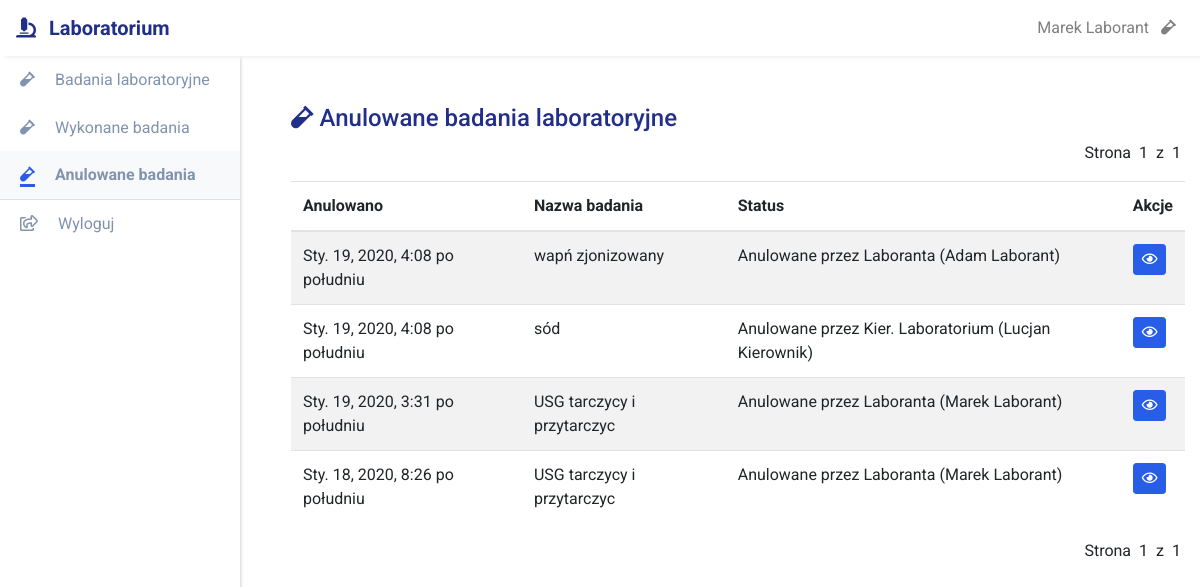
The app's page /laboratorium/laborant/anulowane-badania (signed in), older data.
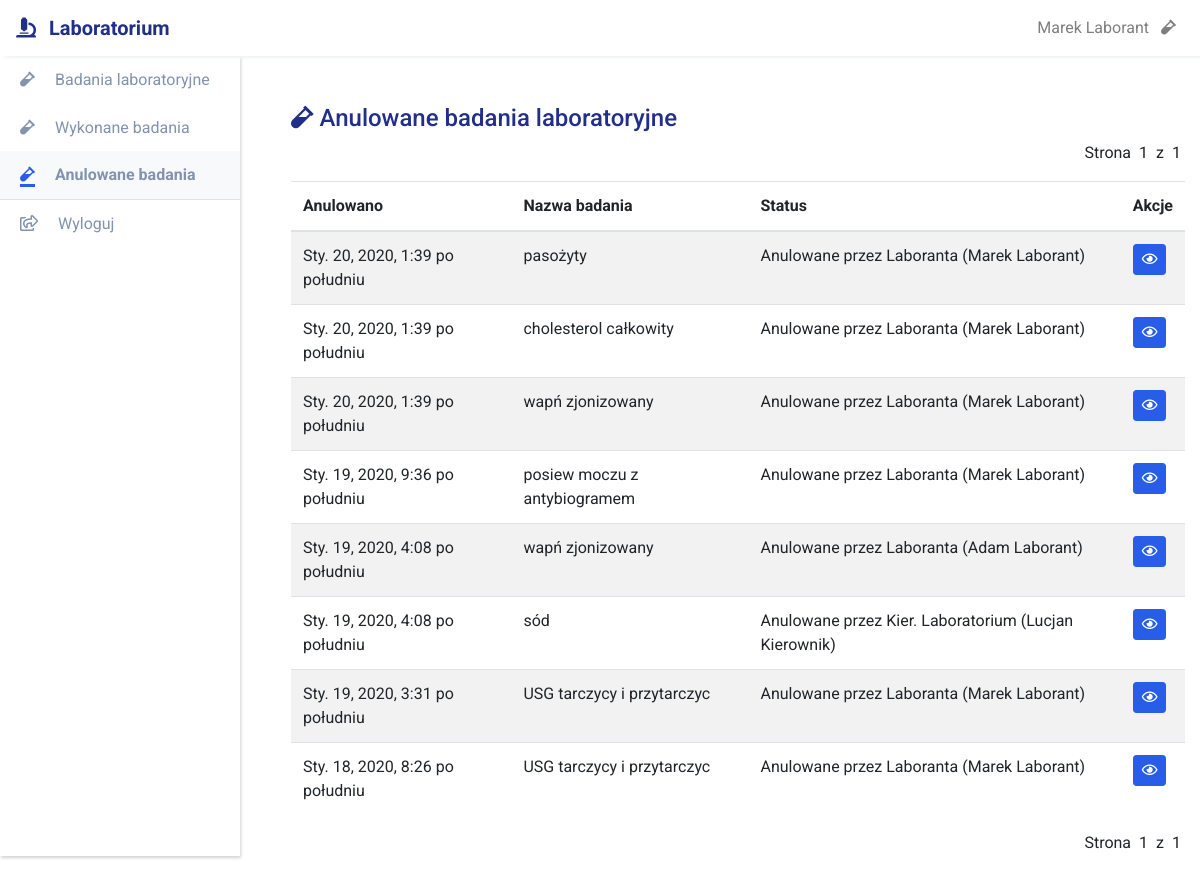
The same page, newer data.
### laboratorium_app/models.py (models this page shows)
class BadanieLaboratoryjne(models.Model):
    STATUS = (
        ("ZLE", "Zlecone"),
        ("WYK", "Wykonane"),
        ("ANUL_LAB", "Anulowane przez Laboranta"),
        ("ZATW", "Zatwierdzone"),
        ("ANUL_KLAB", "Anulowane przez Kier. Laboratorium"),
    )
    status = models.CharField(
        null=False, choices=STATUS, max_length=9, default="ZLE"
    )
    uwagi_lekarza = models.TextField(null=True, blank=True)
    dt_zlecenia = models.DateTimeField(auto_now_add=True)
    wynik = models.TextField(blank=True)
    dt_wyk_anul_lab = models.DateTimeField(null=True)
    dt_zatw_anul_klab = models.DateTimeField(null=True)
    uwagi_kierownika = models.TextField(null=True, blank=True)
    slownik = models.ForeignKey(SlownikBadan, on_delete=models.PROTECT)
    wizyta = models.ForeignKey(Wizyta, on_delete=models.PROTECT)
    laborant = models.ForeignKey(
        Laborant, null=True, blank=True, on_delete=models.PROTECT
    )
    kier_lab = models.ForeignKey(
        KierownikLabarotorium, null=True, blank=True, on_delete=models.PROTECT
    )
    badania = BadanieLaboratoryjneManager()
    class Meta:
        verbose_name_plural = "Badania Laboratoryjne"

class Laborant(CommonProfileModel):
    user = models.OneToOneField(User, on_delete=models.PROTECT)
    role = models.CharField(max_length=16, default="LABORANT", editable=False)
    class Meta:
        verbose_name_plural = "Laboranci"

class KierownikLabarotorium(CommonProfileModel):
    user = models.OneToOneField(User, on_delete=models.PROTECT)
    role = models.CharField(max_length=16, default="KIERLAB", editable=False)
    class Meta:
        verbose_name_plural = "Kierownicy Laboratorium"

### common/models.py (models this page shows, shortened)
class SlownikBadan(models.Model):
    TYP_BAD = (
        ('L', 'Laboratoryjne'),
        ('F', 'Fizykalne'),
    )
    key = models.CharField(max_length=32, primary_key=True)
    typ = models.CharField(max_length=1, choices=TYP_BAD)
    nazwa = models.CharField(max_length=128)
    class Meta:
        verbose_name_plural = "Słownik Badań"

### laboratorium_app/views.py (the view)
@method_decorator(login_required(login_url='/login'), name='dispatch')
@method_decorator(uprawniania_przegladanie_badan_wymagane, name='dispatch')
class LaborantAnulowaneBadania(ListView):
    template_name = "laboratorium_app/laborant-anul-badania.html"
    paginate_by = 20
    model = BadanieLaboratoryjne
    context_object_name = "anul_badania"
    allow_empty = True
    def get_queryset(self):
        return self.model.badania.filter(
            Q(status="ANUL_LAB") | Q(status="ANUL_KLAB")
        ).order_by("-dt_wyk_anul_lab")

### common/models.py (called while the page is built)
    def __str__(self):
        return "%s %s" % (self.imie, self.nazwisko)

### laboratorium_app/models.py (called while the page is built)
    def get_queryset(self):
        return BadanieLaboratoryjneQuerySet(self.model, using=self._db)

### przychodnia_wizyta/models.py (called while the page is built)
    def get_old(self):
        return self.filter(
            Q(status='REJ') & Q(dt_rej__lte=timezone.now() - timedelta(hours=12)))

    def get_new(self):
        return self.filter(
            Q(status='REJ') & Q(dt_rej__gte=timezone.now() - timedelta(hours=12)))

    def get_queryset(self):
        return WizytaQuerySet(self.model, using=self._db)

    def get_old(self):
        return self.get_queryset().get_old()

    def get_new(self):
        return self.get_queryset().get_new()

### laboratorium_app/templates/laboratorium_app/laborant-anul-badania.html (shortened to what this page needs)
{% extends 'przychodnia_app/extend/base_przychodnia.html' %}
{% block content %}
<h4>
  <i class="fas fas fa-vial"></i>&nbsp;Anulowane badania laboratoryjne
</h4>
{% include 'przychodnia_app/include/pagination.html' %}
<table class="table table-striped">
  <thead>
    <tr>
      <th scope="col">Anulowano</th>
      <th scope="col">Nazwa badania</th>
      <th scope="col">Status</th>
      <th scope="col">Akcje</th>
    </tr>
  </thead>
  <tbody>
    {% for bad_lab in anul_badania %}
    <tr>
      <td>
        {{bad_lab.dt_wyk_anul_lab}}
      </td>
      <td>
        <span data-toggle="tooltip" data-placement="right" title="{{bad_lab.slownik.key}}">
          {{bad_lab.slownik.nazwa}}
        </span>
      </td>
      <td>
        {% include 'laboratorium_app/include/badanie_lab_status_text.html' with badanie_lab=bad_lab %}
      </td>
      <td>
        <a href="{% url 'laboratorium_app:laboratorium-bad-lab-detail' pk=bad_lab.pk %}" class="btn btn-sm btn-primary" href="#" role="button" data-toggle="tooltip" data-placement="bottom" title="Pokaż szczegóły badania">
          <i class="far fa-eye"></i>
        </a>
      </td>
    </tr>
    {% endfor %}
  </tbody>
</table>
{% include 'przychodnia_app/include/pagination.html' %}
{% endblock %}

### laboratorium_app/templates/laboratorium_app/include/badanie_lab_status_text.html
{% if badanie_lab.status == "ZLE" %}
Zlecone (przez {{badanie_lab.wizyta.lekarz}})
{% elif badanie_lab.status == "WYK" %}
Wykonane ({{badanie_lab.laborant}})
{% elif badanie_lab.status == "ANUL_LAB" %}
Anulowane przez Laboranta ({{badanie_lab.laborant}})
{% elif badanie_lab.status == "ZATW" %}
Zatwierdzone ({{badanie_lab.kier_lab}})
{% elif badanie_lab.status == "ANUL_KLAB" %}
Anulowane przez Kier. Laboratorium ({{badanie_lab.kier_lab}})
{% endif %}

Row changes from the older to the newer data that the page shows:
now on this page (row edited): BadanieLaboratoryjne: dt_wyk_anul_lab "Sty. 20, 2020, 1:39 po południu", slownik.nazwa "pasożyty", laborant "Marek Laborant"
now on this page (row edited): BadanieLaboratoryjne: dt_wyk_anul_lab "Sty. 20, 2020, 1:39 po południu", slownik.nazwa "cholesterol całkowity", laborant "Marek Laborant"
added BadanieLaboratoryjne: dt_wyk_anul_lab "Sty. 20, 2020, 1:39 po południu", slownik.nazwa "wapń zjonizowany", laborant "Marek Laborant"
added BadanieLaboratoryjne: dt_wyk_anul_lab "Sty. 19, 2020, 9:36 po południu", slownik.nazwa "posiew moczu z antybiogramem", laborant "Marek Laborant"
